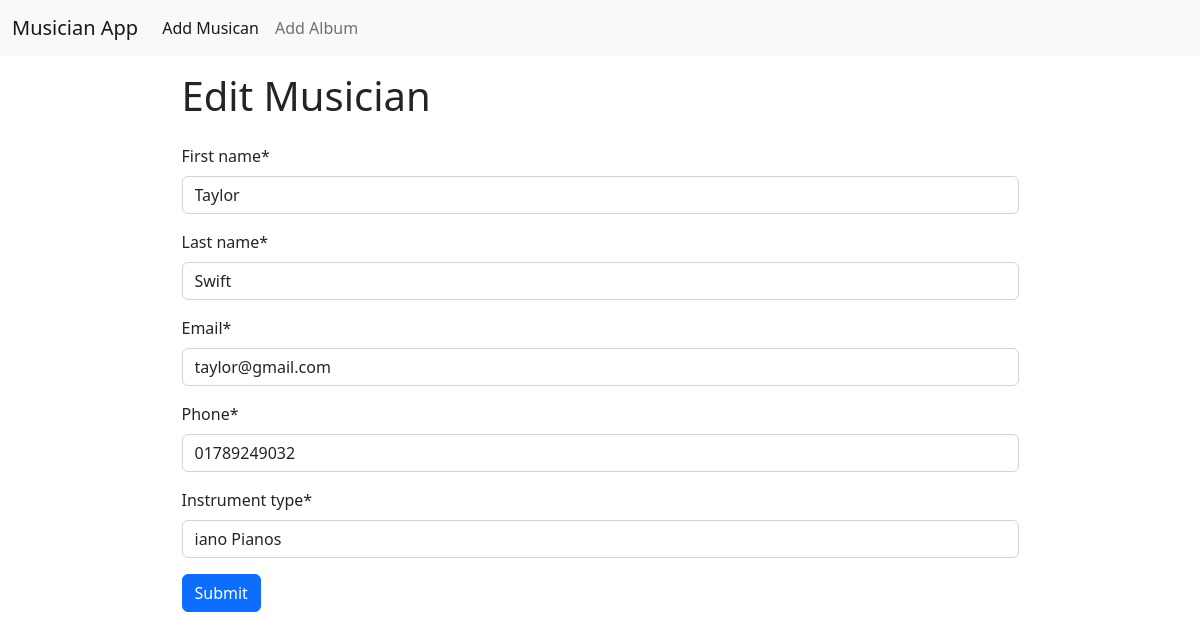
The page /musician/edit/1 on the database its author committed.
### musicians/models.py (models this page shows, shortened)
class MusicianModel(models.Model):
    first_name = models.CharField(max_length=50)
    last_name = models.CharField(max_length=50)
    email = models.EmailField()
    phone = models.CharField(max_length=12)
    instrument_type = models.CharField(max_length=30)

### musicians/views.py (the view)
# urls.py: path("edit/<int:id>", views.UpdateMusicianClass.as_view(), name="edit_musician"),
class UpdateMusicianClass(UpdateView):
    model = MusicianModel
    form_class = MusicianForm
    pk_url_kwarg = "id"
    template_name = "edit_musician.html"
    success_url = reverse_lazy("home")

### musicians/forms.py
class MusicianForm(forms.ModelForm):
    class Meta:
        model = MusicianModel
        fields = "__all__"

### musicians/templates/edit_musician.html (shortened to what this page needs)
{% extends "base.html" %}
{% load crispy_forms_tags %}
{% block content %}
<div class="w-75 mx-auto">
    <h1 class="py-3">Edit Musician</h1>
    <form action="" method="post">
        {{form | crispy }}
        <button type="submit" class="btn btn-primary">Submit</button>
    </form>
</div>
{% endblock content %}

### rows shown on the page
MusicianModel: first_name "Taylor", last_name "Swift", email "taylor@gmail.com", phone "01789249032", instrument_type "iano Pianos"
